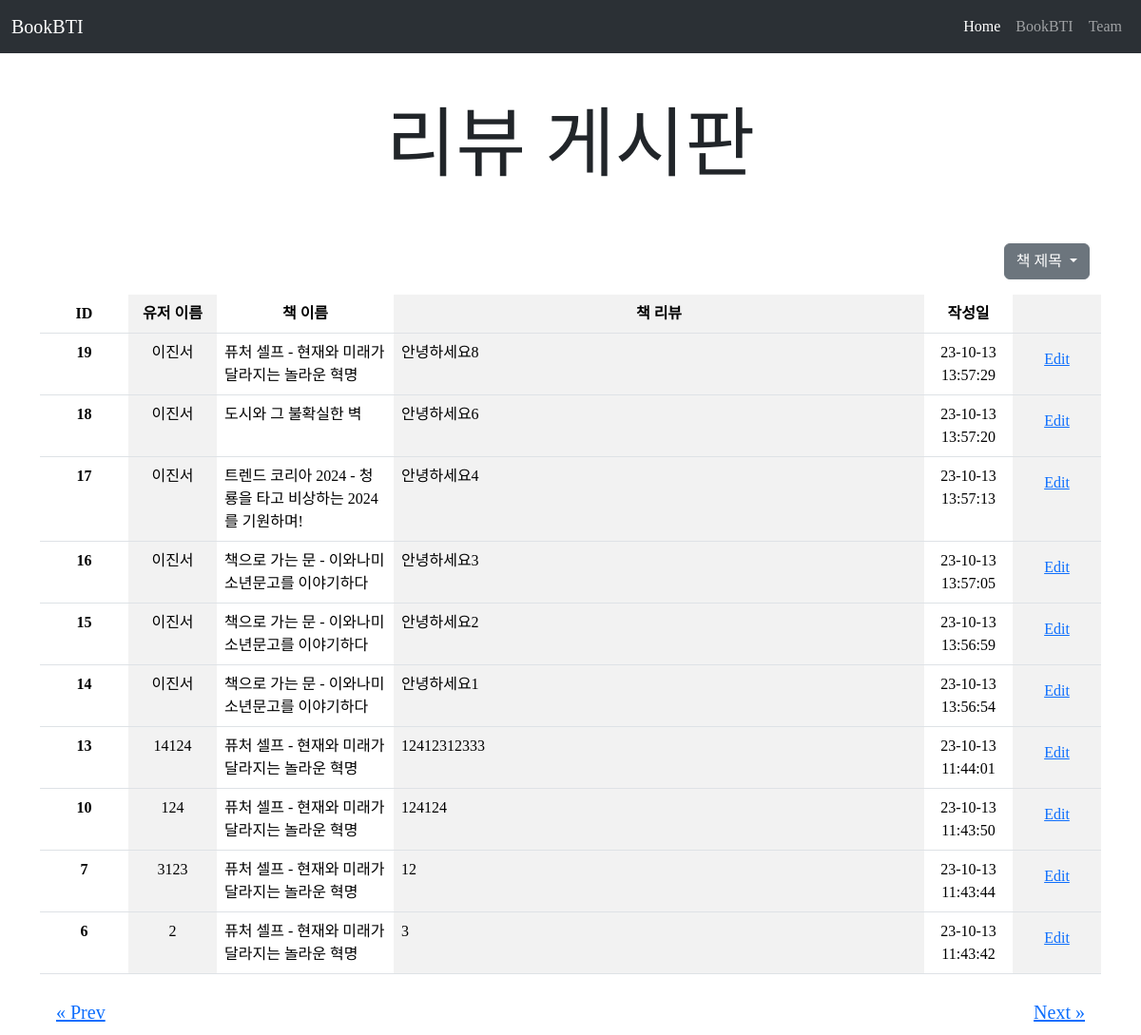
/reviews/1, run on the app's committed database.
### app.py (models this page shows)
class Review(db.Model):
  id = db.Column(db.Integer, primary_key=True)
  time = db.Column(db.String(30), nullable=False)
  userName = db.Column(db.String(255), nullable=False)
  bookIsbn = db.Column(db.String(20), nullable=False)
  bookTitle = db.Column(db.String(255), nullable=False)
  bookReview = db.Column(db.String(255))

### app.py (the view)
@app.route('/reviews/<page>')
def reviews(page):
  offset = (int(page) - 1) * 10
  reviewList = Review.query.order_by(Review.id.desc()).offset(offset).limit(10).all()
  bookList = Bestseller.query.all()
  return render_template('reviews.html', reviewData=reviewList, bookData=bookList)

### templates/reviews.html (shortened to what this page needs)
<!DOCTYPE html>
<html lang="en">
<head>
	<link href="https://cdn.jsdelivr.net/npm/bootstrap@5.3.1/dist/css/bootstrap.min.css" rel="stylesheet"
>
</head>
<body>
	<nav class="navbar navbar-expand-lg bg-body-tertiary d-flex justify-content-between" data-bs-theme="dark">
		<div class="container-fluid">
			<a class="navbar-brand" href="{{ url_for('main') }}">BookBTI</a>
			<div class="collapse navbar-collapse justify-content-end" id="navbarNav">
				<ul class="navbar-nav">
					<li class="nav-item">
						<a class="nav-link active" aria-current="page" href="{{ url_for('main') }}">Home</a>
					</li>
					<li class="nav-item">
						<a class="nav-link" href="{{ url_for('test') }}">BookBTI</a>
					</li>
					<li class="nav-item">
						<a class="nav-link" href="{{ url_for('team') }}">Team</a>
					</li>
				</ul>
			</div>
		</div>
	</nav>
	<div class="container text-center pt-5">
		<div class="row mb-5">
			<h1 class="display-1 text-center">리뷰 게시판</h1>
		</div>
	</div>
	<div class="container">
		<div class="container d-flex justify-content-end">
			<div class="dropdown text-end mb-3">
				<a class="btn btn-secondary dropdown-toggle" role="button" data-bs-toggle="dropdown"
					aria-expanded="false">
					책 제목
				</a>
			</div>
		</div>
		<table class="table table-striped-columns">
			<thead>
				<tr>
					<th class="col-1 text-center" scope="col">ID</th>
					<th class="col-1 text-center" scope="col">유저 이름</th>
					<th class="col-2 text-center" scope="col">책 이름</th>
					<th class="col-6 text-center" scope="col">책 리뷰</th>
					<th class="col-1 text-center" scope="col">작성일</th>
					<th class="col-1" scope="col"></th>
				</tr>
			</thead>
			<tbody>
				{% for review in reviewData %}
				<tr>
					<th class="text-center" scope="row">{{ review.id }}</th>
					<td class="text-center">{{ review.userName }}</td>
					<td>{{ review.bookTitle }}</td>
					<td>{{ review.bookReview }}</td>
					<td class="text-center">{{ review.time }}</td>
					<td class="text-center">
						<button type="button" class="btn btn-link" data-bs-toggle="modal"
							data-bs-target="#exampleModal{{ loop.index }}">
							Edit
						</button>
					</td>
				</tr>
				{% endfor %}
			</tbody>
		</table>
	</div>
	<div class="container d-flex justify-content-between">
		<button type="button" class="btn btn-link btn-lg" id="prevBtn">&laquo; Prev</button>
		<button type="button" class="btn btn-link btn-lg" id="nextBtn">Next &raquo</button>
	</div>
</body>
</html>

### templates/reviews.html (style rules this page uses)
body { font-family: "Pretendard-Regular"; }

### data on the page
Review: id "19", userName "이진서", bookTitle "퓨처 셀프 - 현재와 미래가 달라지는 놀라운 혁명", bookReview "안녕하세요8", time "23-10-13 13:57:29"
Review: id "18", userName "이진서", bookTitle "도시와 그 불확실한 벽", bookReview "안녕하세요6", time "23-10-13 13:57:20"
Review: id "17", userName "이진서", bookTitle "트렌드 코리아 2024 - 청룡을 타고 비상하는 2024를 기원하며!", bookReview "안녕하세요4", time "23-10-13 13:57:13"
Review: id "16", userName "이진서", bookTitle "책으로 가는 문 - 이와나미소년문고를 이야기하다", bookReview "안녕하세요3", time "23-10-13 13:57:05"
Review: id "15", userName "이진서", bookTitle "책으로 가는 문 - 이와나미소년문고를 이야기하다", bookReview "안녕하세요2", time "23-10-13 13:56:59"
Review: id "14", userName "이진서", bookTitle "책으로 가는 문 - 이와나미소년문고를 이야기하다", bookReview "안녕하세요1", time "23-10-13 13:56:54"
Review: id "13", userName "14124", bookTitle "퓨처 셀프 - 현재와 미래가 달라지는 놀라운 혁명", bookReview "12412312333", time "23-10-13 11:44:01"
Review: id "10", userName "124", bookTitle "퓨처 셀프 - 현재와 미래가 달라지는 놀라운 혁명", bookReview "124124", time "23-10-13 11:43:50"
Review: id "7", userName "3123", bookTitle "퓨처 셀프 - 현재와 미래가 달라지는 놀라운 혁명", bookReview "12", time "23-10-13 11:43:44"
Review: id "6", userName "2", bookTitle "퓨처 셀프 - 현재와 미래가 달라지는 놀라운 혁명", bookReview "3", time "23-10-13 11:43:42"
